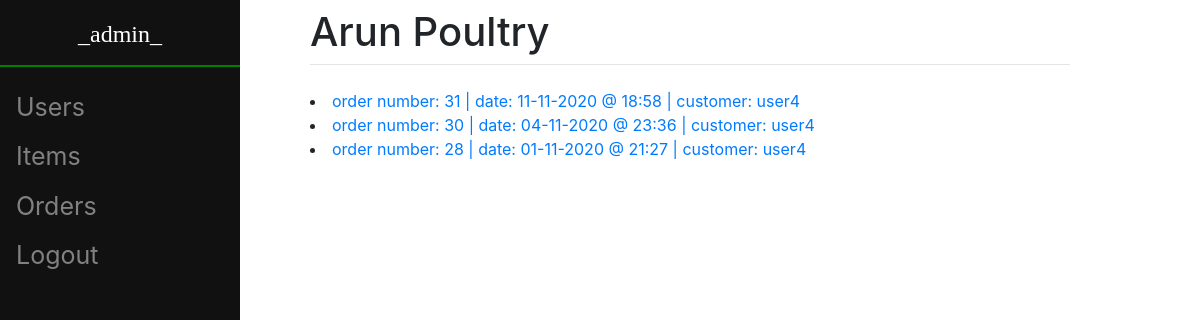
The app's page /view/ (signed in) with its own data.
### orders/models.py (models this page shows, shortened)
class Order(models.Model):
	user = models.ForeignKey(User, on_delete = models.CASCADE, related_name = "user_order", null = False)
	items = models.ManyToManyField(Item, through = "Order_Item", related_name = "ord_item")
	created_at = models.DateTimeField(auto_now_add=True)
	updated_at = models.DateTimeField(auto_now=True)

### orders/views.py (the view)
# urls.py: path("view/", views.OrderListView.as_view(), name = "view"),
class OrderListView(LRM, View):
    model = Order
    template_name = "orders/order_list.html"
    def get(self, response):
        user_type = get_object_or_404(User_Type, user = response.user)
        priv = user_type.privilege
        if priv == True:
            orders = Order.objects.all().order_by('-updated_at')
        else:
            orders = Order.objects.filter(user = response.user).order_by('-updated_at')
        for ord in orders:
            ord.updated = ord.updated_at.strftime("%d-%m-%Y @ %H:%M")
        ctx = {'privilege' : priv, 'order_list' : orders}
        return render(response, self.template_name, ctx)

### orders/templates/orders/order_list.html (shortened to what this page needs)
{% extends 'orders/base.html' %}
{% block content %}
    {% if order_list %}
    	{% for ord in order_list %}
    		<li>
    			<a href = "{% url 'orders:order_detail'  ord.id %}">order number: {{ ord.id }} | date: {{ ord.updated }}
    				{% if privilege %}
    					| customer: {{ ord.user }}
    				{% endif %}
    			</a>
    		</li>
		{% endfor %}
	{% else %}
			<p>There are no orders to view</p>
    {% endif %}
{% endblock %}

### orders/templates/orders/base.html (shortened to what this page needs)
<!doctype html>
<html>
<head>
	<link rel="stylesheet" href="https://stackpath.bootstrapcdn.com/bootstrap/4.3.1/css/bootstrap.min.css">
</head>
<body>
	<div class="sidenav">
		{% block side %}
			{% if user.is_authenticated %}
				<h4>{{ user.username }}</h4>
				<hr>
				{% if privilege %}
					<a href = "/register">Users</a>
					<a href = "/item/view/">Items</a>
				{% else %}
					<a href="/create">New Order</a>
				{% endif %}
				<a href="/view">Orders</a>
				<a href = "/logout">Logout</a>
			{% else %}
				<a href="/">Home</a>
				<a href="/login">Login</a>
			{% endif %}
		{% endblock %}
	</div>
	<div id="content" name="content" class="main">
				<h1 class="mt-2">Arun Poultry</h1>
				<hr class="mt-0 mb-4">
				{% block content %}
				{% endblock %}
	</div>
</body>
</html>

### orders/templates/orders/base.html (style rules this page uses)
.sidenav { height:100%; width: 20%; position: fixed; z-index:1; top:0; left:0; background-color:#111; overflow-x:hidden; padding-top:20px; }
.sidenav h4 { font-family: 'Times New Roman', Times, serif; color: #FFFFFF; text-align: center; }
.sidenav hr { border: 1px solid green; }
.sidenav a { padding:6px 8px 6px 16px; text-decoration: none; font-size:25px; color: #818181; display:block; }
.main { margin-left: 25%; padding: 0px 10px; margin-right: 10%; }

### records on screen
Order: id "31", updated "11-11-2020 @ 18:58", user "user4"
Order: id "30", updated "04-11-2020 @ 23:36", user "user4"
Order: id "28", updated "01-11-2020 @ 21:27", user "user4"

### other values on screen
{{ user.username }} "_admin_"
